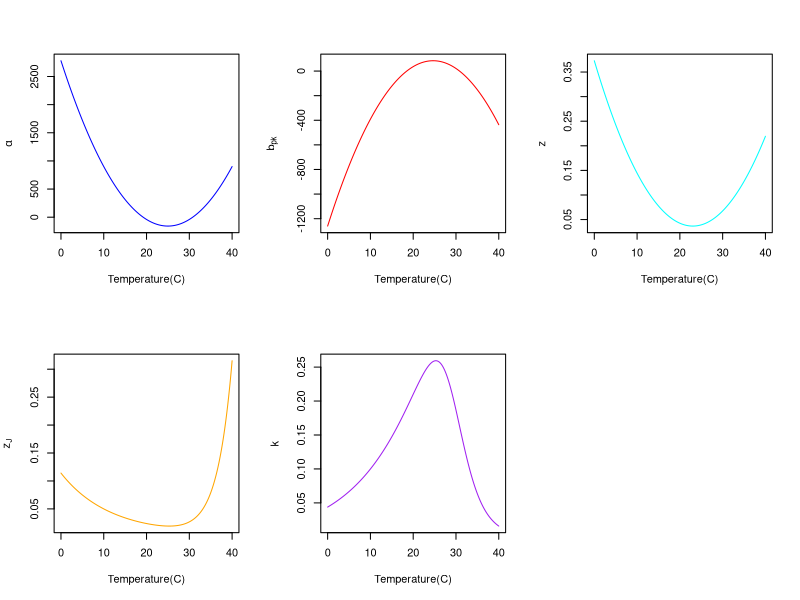
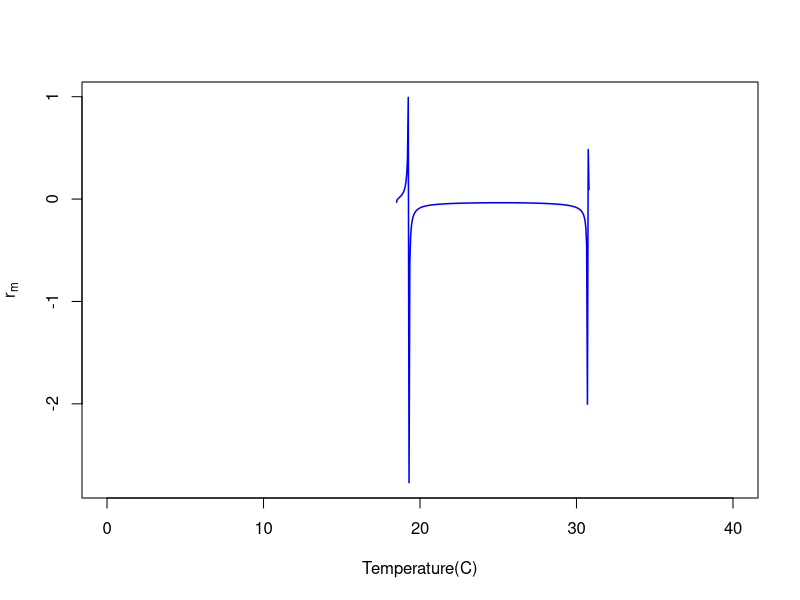
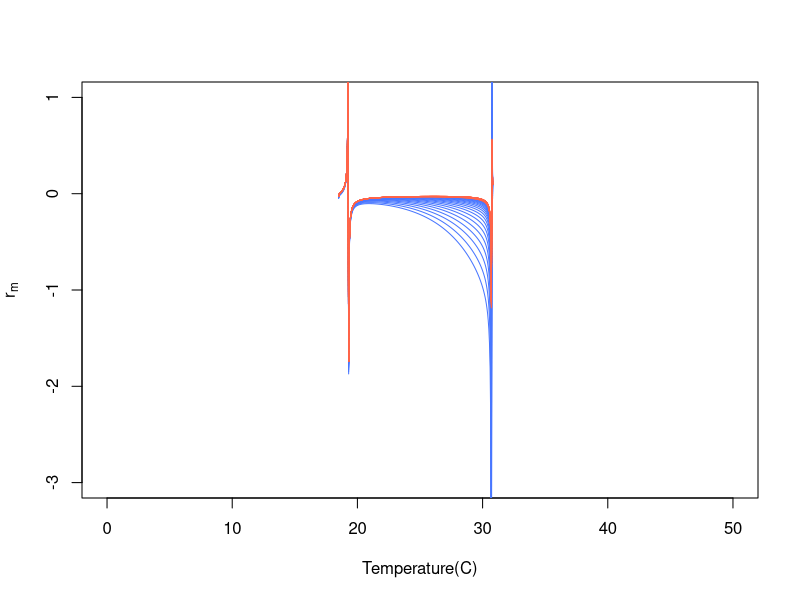
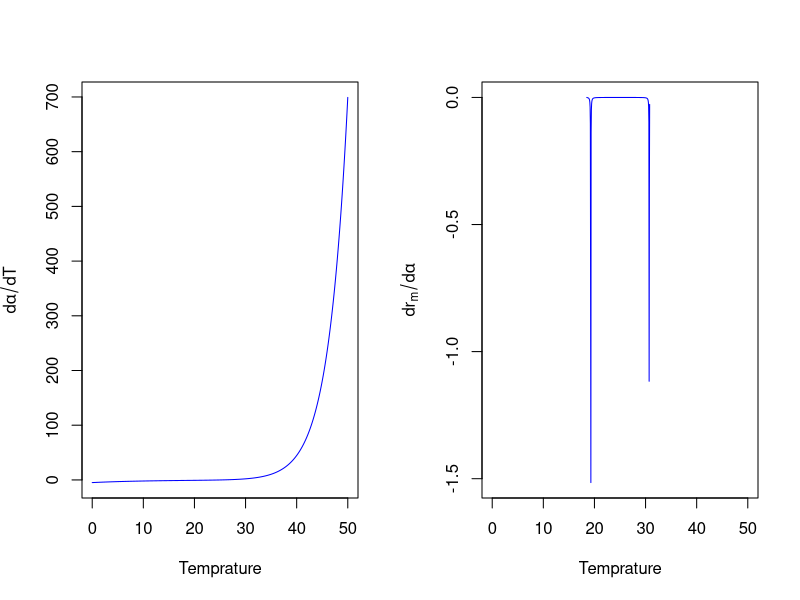
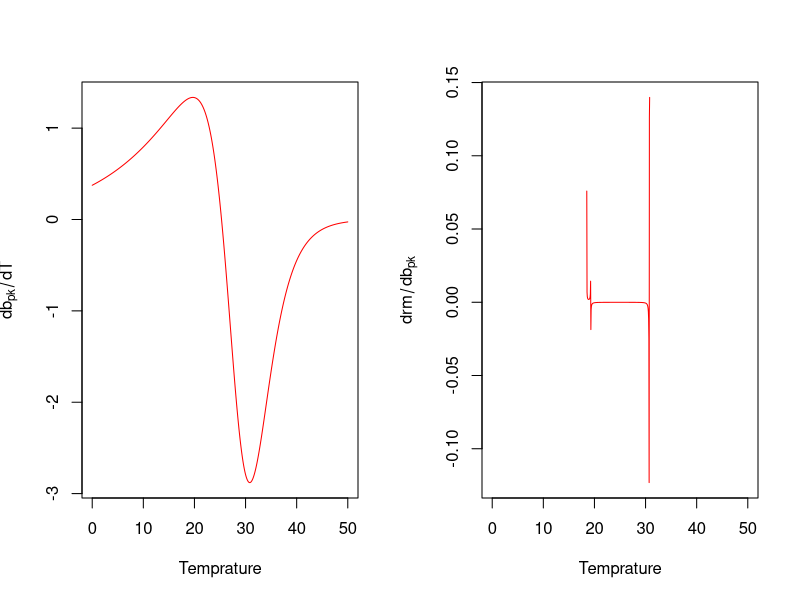
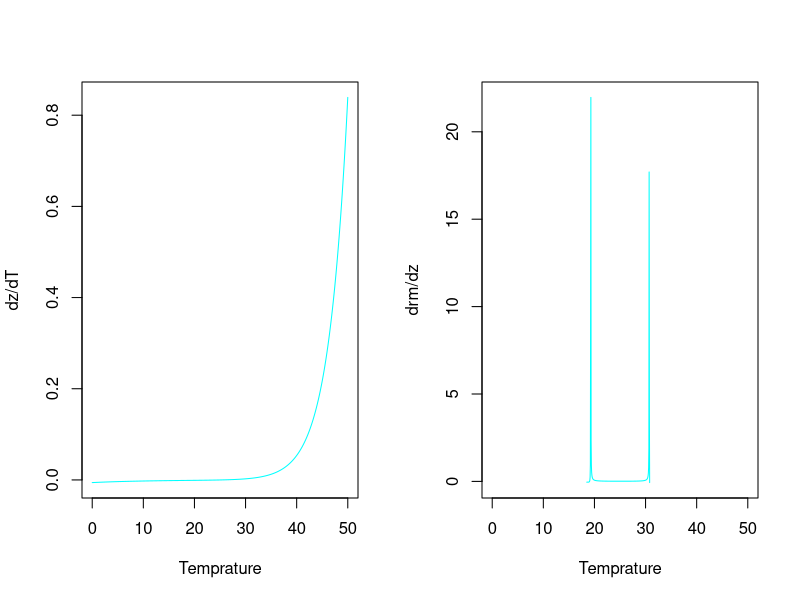
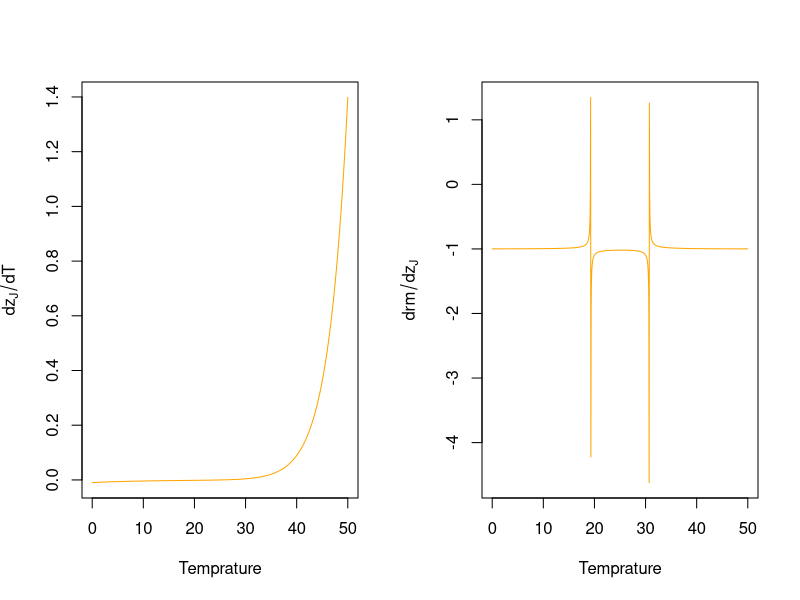
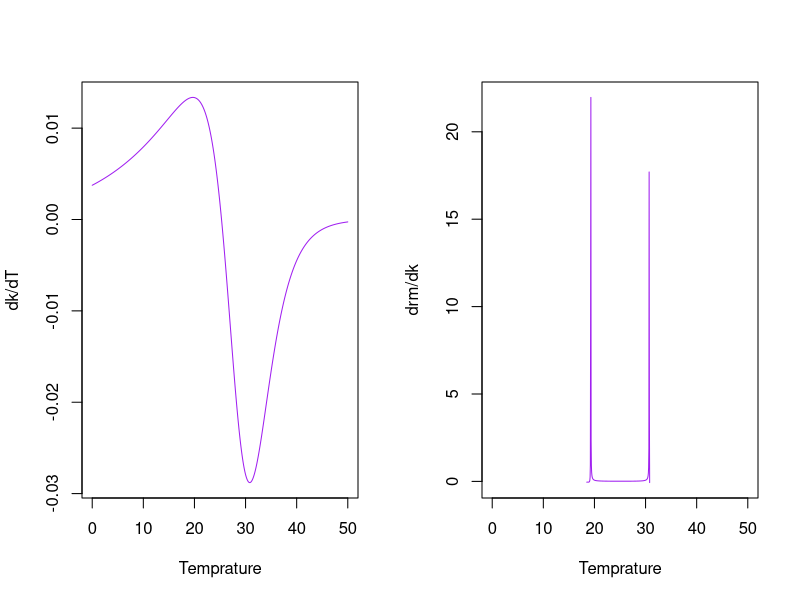

Write R code to recreate these figures, in order.
z_J_par <- 0.05 #1/day
z_par <- 0.03 #1/day
alp_par <- 25.0 #days, alpha
b_pk_par <- 10.0 #individuals/(individual * day)
kap_par <- 0.1 #1/day, kappa, K

#arbitrary values
k_par <- 8.617*1e-5
E_par <- 0.55
E_D_par <- 4
T_pk_par <- 25.3+273.15
T_ref_par <- 10+273.15
B_0_par <- 0.5


B_0_alp =  1/alp_par 
T_pk_alp = 25.3
E_alp = 0.55
E_D_alp = 3

B_0_bpk = b_pk_par #individuals/(individual * day)
T_pk_bpk = 25.3
E_bpk = 0.55
E_D_bpk = 3

B_0_z = 1/z_par  #1/day; inverse because we are using inverse of the S-S TPC model
T_pk_z = 25.3
E_z = 0.55
E_D_z = 3

B_0_zJ = 1/z_J_par  #1/day; inverse because we are using inverse of the S-S TPC model
T_pk_zJ = 25.3
E_zJ = 0.55
E_D_zJ = 3

B_0_kap = kap_par #1/day
T_pk_kap = 25.3
E_kap = 0.55
E_D_kap = 3

z_J_par <- 0.05 #1/day
z_par <- 0.03 #1/day
alp_par <- 25.0 #days, alpha
b_pk_par <- 10.0 #individuals/(individual * day)
kap_par <- 0.1 #1/day, kappa, K

r_SP_app <- function(alp,b_pk,k,z,z_J)  -(1/(alp*k+alp*z+1))*(alp*k*z_J+alp*z*z_J+
                                                                log10((k+z)^(k+z)/b_pk^(k+z)))


B <- function(B_0,E,E_D,T,T_ref,T_pk,k)  B_0 * exp(-E * ((1/(k*(T))) - (1/(k*T_ref)))) /
  (1 + (E / (E_D - E)) * exp((E_D / k)* ((1/T_pk) - (1/T))))


B_inv <- function(B_0,E,E_D,T,T_ref,T_pk,k) 1/ B(B_0,E,E_D,T,T_ref,T_pk,k)

## Vectors setting

T_vec <-  273.15+seq(0,40,0.05)

alp_vec <- 2780 -235 *(T_vec-273.15)+4.7*(T_vec-273.15)^2

bpk_vec <-  -1260 + 109*(T_vec-273.15)-2.21* (T_vec-273.15)^2

z_vec <- 0.373 - 0.0292*(T_vec-273.15)+0.000634*(T_vec-273.15)^2

zJ_vec <- B_inv(B_0_zJ,E_zJ,E_D_zJ,T_vec,T_ref_par,T_pk_zJ+273.15,k_par)

kap_vec <- B(B_0_kap,E_kap,E_D_kap,T_vec,T_ref_par,T_pk_kap+273.15,k_par)







par(mfrow=c(2,3))  
plot(T_vec-273.15,alp_vec,type = "l",col="blue",ylab = expression(alpha),xlab = "Temperature(C)")
plot(T_vec-273.15,bpk_vec,type = "l",col="red",ylab = expression(b[pk]),xlab = "Temperature(C)")
plot(T_vec-273.15,z_vec,type = "l",col="cyan",ylab = expression(z),xlab = "Temperature(C)")
plot(T_vec-273.15,zJ_vec,type = "l",col="orange",ylab = expression(z[J]),xlab = "Temperature(C)")
plot(T_vec-273.15,kap_vec,type = "l",col="purple",ylab = expression(k),xlab = "Temperature(C)")
dev.off()

r_m_vec <- r_SP_app(alp_vec,bpk_vec,kap_vec,z_vec,zJ_vec)

plot(T_vec-273.15,r_m_vec,type = "l",col="blue",lwd=1.5,ylab = expression(r[m]),xlab = "Temperature(C)")



nicheW <- function(r_m,Temp){
  dataframe<- data.frame(Temperature=Temp,Rate=r_m)
  values <- subset(dataframe,dataframe$Rate>0)
  width<-max(values$Temperature)-min(values$Temperature)
  print(width)
}

#Vectors
alp_vec<- #Values
  T_pk_par <- 25.3+273.15
E_par <- 0.65
ED_par <- 3
k_par <- 8.617*1e-5
T_ref_par <- 10+273.15

#B0
B0_alp<- 1/alp_par 
B0_bpk<-b_pk_par 
B0_z<-1/z_par 
B0_zJ <-1/z_J_par 
B0_kap <- kap_par


T_vec <- 273.15+seq(0,50,0.05)

response_mm <- (exp((-E_par/k_par)*((1/T_vec)-(1/T_ref_par))))/(1+(E_par/(ED_par-E_par))*exp((ED_par/k_par)*((1/T_pk_par)-(1/T_vec))))


T_vec <- 273.15+seq(0,50,0.05)

response_mm <- (exp((-E_par/k_par)*((1/T_vec)-(1/T_ref_par))))/(1+(E_par/(ED_par-E_par))*exp((ED_par/k_par)*((1/T_pk_par)-(1/T_vec))))

#B0
B0_alp<- 1/alp_par 
B0_bpk<-b_pk_par 
B0_z<-1/z_par 
B0_zJ <-1/z_J_par 
B0_kap <- kap_par

#Vectors
alp_vec<- 2780 -235 *(T_vec-273.15)+4.7*(T_vec-273.15)^2
bpk_vec<- -1260 + 109*(T_vec-273.15)-2.21* (T_vec-273.15)^2
z_vec<- 0.373 - 0.0292*(T_vec-273.15)+0.000634*(T_vec-273.15)^2
zJ_vec <-1/(response_mm*B0_zJ)
kap_vec <- response_mm*B0_kap


r_m_vector <- ((kap_vec+z_vec)*(log10(bpk_vec/(kap_vec+z_vec))-(alp_vec*zJ_vec)))/((alp_vec*(kap_vec+z_vec))+1)

plot(T_vec-273.15,r_m_vector,type = "l",col="blue",ylab = expression(r[m]),
     xlab = "Temperature(C)",ylim = c(-3,1))
NicheW <-c()


T_pk_mm <- T_pk_par +  seq(-10,10.5,0.5)
T_pk_par <- 25.3+273.15
for(i in 1:(length(T_pk_mm)/2)){
  a_vec_mm <-  2780 -235 *(T_vec-273.15)+4.7*(T_vec-273.15)^2
  
  zJ_vec_mm <- 1/(B0_zJ*((exp((-E_par/k_par)*((1/T_vec)-(1/T_ref_par))))/(1+(E_par/(ED_par-E_par))*exp((ED_par/k_par)*((1/T_pk_mm[i])-(1/T_vec))))))
  
  #these are the same
  bpk_vec_mm <- -1260 + 109*(T_vec-273.15)-2.21* (T_vec-273.15)^2
  kap_vec_mm <- B0_kap*((exp((-E_par/k_par)*((1/T_vec)-(1/T_ref_par))))/(1+(E_par/(ED_par-E_par))*exp((ED_par/k_par)*((1/T_pk_par)-(1/T_vec)))))
  z_vec_mm <- 0.373 - 0.0292*(T_vec-273.15)+0.000634*(T_vec-273.15)^2
    
  rm_vec_mm<-((kap_vec_mm+z_vec_mm)*(log10(bpk_vec_mm/(kap_vec_mm+z_vec_mm))-(a_vec_mm*zJ_vec_mm)))/((a_vec_mm*(kap_vec_mm+z_vec_mm))+1)  
  
  lines(T_vec-273.15,rm_vec_mm,col="royalblue1")
  NicheW[[i]]<- nicheW(rm_vec_mm,T_vec) 
  
}

for(i in (length(T_pk_mm)/2):length(T_pk_mm)){
  a_vec_mm <-  2780 -235 *(T_vec-273.15)+4.7*(T_vec-273.15)^2
    
  zJ_vec_mm <- 1/(B0_zJ*((exp((-E_par/k_par)*((1/T_vec)-(1/T_ref_par))))/(1+(E_par/(ED_par-E_par))*exp((ED_par/k_par)*((1/T_pk_mm[i])-(1/T_vec))))))
  
  #these are the same
  bpk_vec_mm <- -1260 + 109*(T_vec-273.15)-2.21* (T_vec-273.15)^2
  kap_vec_mm <- B0_kap*((exp((-E_par/k_par)*((1/T_vec)-(1/T_ref_par))))/(1+(E_par/(ED_par-E_par))*exp((ED_par/k_par)*((1/T_pk_par)-(1/T_vec)))))
  z_vec_mm <-    0.373 - 0.0292*(T_vec-273.15)+0.000634*(T_vec-273.15)^2
  
  rm_vec_mm<-((kap_vec_mm+z_vec_mm)*(log10(bpk_vec_mm/(kap_vec_mm+z_vec_mm))-(a_vec_mm*zJ_vec_mm)))/((a_vec_mm*(kap_vec_mm+z_vec_mm))+1)  
  
  lines(T_vec-273.15,rm_vec_mm,col="tomato")
  NicheW[[i]]<- nicheW(rm_vec_mm,T_vec) 
  
}

f <- expression(-(1/(alp*k+alp*z+1))*(alp*k*z_J+alp*z*z_J+
                                        log((k+z)^(k+z)/b_pk^(k+z))))

D(f,"alpha")
D(f,"b_pk")
D(f,"z")
D(f,"z_J")
D(f,"k")


dr_dalp <- function(alp,b_pk,k,z,z_J)  (k + z)/(alp * k + alp * z + 1)^2 * (alp * k * z_J +                                  alp *  z * z_J + log10((k + z)^(k + z)/b_pk^(k + z))) - (1/(alp * 
                                                                                                                                                                                           k + alp * z + 1)) * (k * z_J + z * z_J)

dr_dbpk <- function(alp,b_pk,k,z) (1/(alp * k + alp * z + 1)) * ((k + z)^(k + z) * (b_pk^((k + 
                                                                                             z) - 1) * (k + z))/(b_pk^(k + z))^2/((k + z)^(k + z)/b_pk^(k +  z) * log(10)))


dr_dz <- function( alp,b_pk,k,z,z_J)  alp/(alp * k + alp * z + 1)^2 * (alp * k * z_J + alp *
                                                                         z * z_J + log10((k + z)^(k + z)/b_pk^(k + z))) - (1/(alp * k + alp * z + 1)) * (alp * 
                                                                                                                                                           z_J + (((k + z)^((k + z) -  1) * (k + z) + (k + z)^(k + z) * log((k + z)))/b_pk^(k + z) - (k + z)^(k + z) * (b_pk^(k + z) * log(b_pk))/(b_pk^(k + z))^2)/((k + z)^(k + z)/b_pk^(k + z) * log(10)))


dr_dzJ <- function(alp,b_pk,k,z )  -((1/(alp * k + alp * z + 1)) * (alp * k + alp * z))


dr_dkap <-  function(alp,b_pk,k,z,z_J ) alp/(alp * k + alp * z + 1)^2 * (alp * k * z_J + alp *z * z_J + log10((k + z)^(k + z)/b_pk^(k + z))) - (1/(alp * k + alp * z + 1)) * (alp *  z_J + (((k + z)^((k + z) -  1) * (k + z) + (k + z)^(k + z) * log((k + z)))/b_pk^(k + z) - (k + z)^(k + z) * (b_pk^(k + z) * log(b_pk))/(b_pk^(k + z))^2)/((k + z)^(k + z)/b_pk^(k + z) * log(10)))


f2 <- expression(B_0 * exp(-E * ((1/(k*(T))) - (1/(k*T_ref)))) /
                   (1 + (E / (E_D - E)) * exp((E_D / k)* ((1/T_pk) - (1/T)))))

D(f2,"T")

dBdT <- function(B_0,E,E_D,T,T_ref,T_pk,k ) B_0 * (exp(-E * ((1/(k * (T))) - (1/(k * T_ref)))) * (E * (k/(k * (T))^2)))/(1 + (E/(E_D - E)) * exp((E_D/k) * ((1/T_pk) - (1/T)))) - B_0 * exp(-E * ((1/(k * (T))) - (1/(k * T_ref)))) *  ((E/(E_D - E)) * (exp((E_D/k) * ((1/T_pk) - (1/T))) * ((E_D/k) * (1/T^2))))/(1 + (E/(E_D - E)) * exp((E_D/k) * ((1/T_pk) -  (1/T))))^2



f3 <- expression(1/ (B_0 * exp(-E * ((1/(k*(T))) - (1/(k*T_ref)))) /
                       (1 + (E / (E_D - E)) * exp((E_D / k)* ((1/T_pk) - (1/T))))))

D(f3,"T")

dB_invdT <- function( B_0,E,E_D,T,T_ref,T_pk,k ) -((B_0 * (exp(-E * ((1/(k * (T))) - (1/(k * T_ref)))) * (E * (k/(k * (T))^2)))/(1 + (E/(E_D - E)) * exp((E_D/k) * ((1/T_pk) - (1/T)))) - B_0 * exp(-E * ((1/(k * (T))) - (1/(k * T_ref)))) *  ((E/(E_D - E)) * (exp((E_D/k) * ((1/T_pk) - (1/T))) * ((E_D/k) *  (1/T^2))))/(1 + (E/(E_D - E)) * exp((E_D/k) * ((1/T_pk) - (1/T))))^2)/(B_0 * exp(-E * ((1/(k * (T))) - (1/(k * T_ref))))/(1 +   (E/(E_D - E)) * exp((E_D/k) * ((1/T_pk) - (1/T)))))^2)



dr_dalp_vec <- dr_dalp(alp_vec,bpk_vec,kap_vec,z_vec,zJ_vec)
dr_dbpk_vec <- dr_dbpk(alp_vec,bpk_vec,kap_vec,z_vec)
dr_dz_vec <- dr_dz(alp_vec,bpk_vec,kap_vec,z_vec,zJ_vec)
dr_dzJ_vec <- dr_dzJ (alp_vec,bpk_vec,kap_vec,z_vec)
dr_dkap_vec <- dr_dkap(alp_vec,bpk_vec,kap_vec,z_vec,zJ_vec)

dalp_dT_vec <- dB_invdT(B_0_alp,E_alp,E_D_alp,T_vec,T_ref_par,T_pk_alp+273.15,k_par)
dbpk_dT_vec <- dBdT(B_0_bpk,E_bpk,E_D_bpk,T_vec,T_ref_par,T_pk_bpk+273.15,k_par)
dz_dT_vec <-  dB_invdT(B_0_z,E_z,E_D_z,T_vec,T_ref_par,T_pk_z+273.15,k_par)
dzJ_dT_vec <- dB_invdT(B_0_zJ,E_zJ,E_D_zJ,T_vec,T_ref_par,T_pk_zJ+273.15,k_par)
dkap_dT_vec <- dBdT(B_0_kap,E_kap,E_D_kap,T_vec,T_ref_par,T_pk_kap+273.15,k_par)


par(mfrow=c(1,2))
plot(T_vec-273.15,dalp_dT_vec,type = "l",col="blue",ylab = expression(paste("d",alpha/dT)),xlab = "Temprature")
plot(T_vec-273.15,dr_dalp_vec,type = "l",col="blue",ylab = expression(paste("d",r[m]/"d",alpha)),xlab = "Temprature")


par(mfrow=c(1,2))
plot(T_vec-273.15,dbpk_dT_vec,type = "l",col="red",ylab = expression(db[pk]/dT),xlab = "Temprature" )
plot(T_vec-273.15,dr_dbpk_vec,type = "l",col="red",ylab = expression(drm/db[pk]),xlab = "Temprature")


par(mfrow=c(1,2))
plot(T_vec-273.15,dz_dT_vec,type = "l",col="cyan",ylab = "dz/dT",xlab = "Temprature")
plot(T_vec-273.15,dr_dz_vec,type = "l",col="cyan",ylab = "drm/dz",xlab = "Temprature")



par(mfrow=c(1,2))
plot(T_vec-273.15,dzJ_dT_vec,type = "l",col="orange",ylab = expression(dz[J]/dT),xlab = "Temprature")
plot(T_vec-273.15,dr_dzJ_vec,type = "l",col="orange",ylab = expression(drm/dz[J]),xlab = "Temprature")



par(mfrow=c(1,2))
plot(T_vec-273.15,dkap_dT_vec,type = "l",col="purple",ylab = "dk/dT",xlab = "Temprature")
plot(T_vec-273.15,dr_dkap_vec,type = "l",col="purple",ylab = "drm/dk",xlab = "Temprature")


alp_vec <- 2780 -235 *(T_vec-273.15)+4.7*(T_vec-273.15)^2

bpk_vec <-  -1260 + 109*(T_vec-273.15)-2.21* (T_vec-273.15)^2

z_vec <- 0.373 - 0.0292*(T_vec-273.15)+0.000634*(T_vec-273.15)^2


zJ_vec <- B_inv(B_0_zJ,E_zJ,E_D_zJ,T_vec,T_ref_par,T_pk_zJ+273.15,k_par)

kap_vec <- B(B_0_kap,E_kap,E_D_kap,T_vec,T_ref_par,T_pk_kap+273.15,k_par)


r_m_vec <- r_SP_app(alp_vec,bpk_vec,kap_vec,z_vec,zJ_vec)
r_alp_cons_vec <- r_SP_app(alp_par,bpk_vec,kap_vec,z_vec,zJ_vec)
r_bpk_cons_vec <- r_SP_app(alp_vec,b_pk_par,kap_vec,z_vec,zJ_vec)
r_z_cons_vec <- r_SP_app(alp_vec,bpk_vec,kap_vec,z_par,zJ_vec)
r_zJ_cons_vec <- r_SP_app(alp_vec,bpk_vec,kap_vec,z_vec,z_J_par)
r_kap_cons_vec <- r_SP_app(alp_vec,bpk_vec,kap_par,z_vec,zJ_vec)
r_J_cons_vec <- r_SP_app(alp_par,bpk_vec,kap_vec,z_vec,z_J_par)
r_A_cons_vec <- r_SP_app(alp_vec,b_pk_par,kap_par,z_par,zJ_vec)

dev.off()

plot(T_vec-273.15,r_m_vec,type = "l",col="black",ylab=expression(dr[m]/dT),xlab = "Temperature(C)")
lines(T_vec-273.15,r_alp_cons_vec,type = "l",col="blue" )
lines(T_vec-273.15,r_bpk_cons_vec,type = "l",col="red" )
lines(T_vec-273.15,r_z_cons_vec,type = "l",col="cyan" )
lines(T_vec-273.15,r_zJ_cons_vec ,type = "l",col="orange" )
lines(T_vec-273.15,r_kap_cons_vec ,type = "l",col="purple" )
legend("bottomleft",
       c("full",expression(b[pk]),expression(alpha),expression(z),expression(z[J]),expression(k)),
       col = c("black", "blue","red","cyan","orange","purple"),
       lwd = c("2.5","2.5","2.5","2.5","2.5","2.5"),lty = c(1,1,1,1,1,1))


plot(T_vec-273.15,r_m_vec,type = "l",col="black",lwd=1.5,ylab=expression(dr[m]/dT),xlab = "Temperature(C)")
lines(T_vec-273.15,r_J_cons_vec,lty=2,col="blue",lwd=1.5)
lines(T_vec-273.15,r_A_cons_vec,lty=2,col="red",lwd=1.5)
legend("bottomleft",c("Full","Juvenile traits constant","Adult traits constant"),
       col = c("black", "blue","red"),
       lwd = c("1.5","1.5","1.5"),lty = c(1,2,2))













